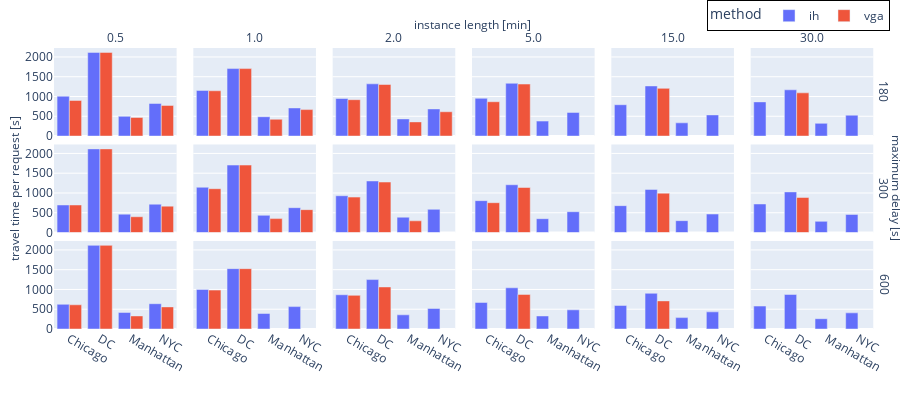

Here is the notebook cell this chart was saved with:
### Code cell
fig = plot_main_result(900, 400)

### Figure 1 — Plotly figure (JSON) as saved in the notebook; plotly's stock layout.template omitted (floating-point values rounded to 4 significant figures)
{"data": [{"alignmentgroup": "True", "hovertemplate": "method=ih<br>max_delay=180<br>duration_minutes=0.5<br>area=%{x}<br>cost_per_request=%{y}<extra></extra>", "legendgroup": "ih", "marker": {"color": "#636efa", "pattern": {"shape": ""}}, "name": "ih", "offsetgroup": "ih", "orientation": "v", "showlegend": true, "textposition": "auto", "x": ["Chicago", "DC", "Manhattan", "NYC"], "xaxis": "x13", "y": [1008.0, 2115.0, 498.4, 823.8], "yaxis": "y13", "type": "bar"}, {"alignmentgroup": "True", "hovertemplate": "method=ih<br>max_delay=180<br>duration_minutes=1.0<br>area=%{x}<br>cost_per_request=%{y}<extra></extra>", "legendgroup": "ih", "marker": {"color": "#636efa", "pattern": {"shape": ""}}, "name": "ih", "offsetgroup": "ih", "orientation": "v", "showlegend": false, "textposition": "auto", "x": ["Chicago", "DC", "Manhattan", "NYC"], "xaxis": "x14", "y": [1154.0, 1706.0, 488.8, 710.5], "yaxis": "y14", "type": "bar"}, {"alignmentgroup": "True", "hovertemplate": "method=ih<br>max_delay=180<br>duration_minutes=2.0<br>area=%{x}<br>cost_per_request=%{y}<extra></extra>", "legendgroup": "ih", "marker": {"color": "#636efa", "pattern": {"shape": ""}}, "name": "ih", "offsetgroup": "ih", "orientation": "v", "showlegend": false, "textposition": "auto", "x": ["Chicago", "DC", "Manhattan", "NYC"], "xaxis": "x15", "y": [949.3, 1320.0, 433.2, 685.8], "yaxis": "y15", "type": "bar"}, {"alignmentgroup": "True", "hovertemplate": "method=ih<br>max_delay=180<br>duration_minutes=5.0<br>area=%{x}<br>cost_per_request=%{y}<extra></extra>", "legendgroup": "ih", "marker": {"color": "#636efa", "pattern": {"shape": ""}}, "name": "ih", "offsetgroup": "ih", "orientation": "v", "showlegend": false, "textposition": "auto", "x": ["Chicago", "DC", "Manhattan", "NYC"], "xaxis": "x16", "y": [954.1, 1334.0, 378.5, 597.2], "yaxis": "y16", "type": "bar"}, {"alignmentgroup": "True", "hovertemplate": "method=ih<br>max_delay=180<br>duration_minutes=15.0<br>area=%{x}<br>cost_per_request=%{y}<extra></extra>", "legendgroup": "ih", "marker": {"color": "#636efa", "pattern": {"shape": ""}}, "name": "ih", "offsetgroup": "ih", "orientation": "v", "showlegend": false, "textposition": "auto", "x": ["Chicago", "DC", "Manhattan", "NYC"], "xaxis": "x17", "y": [792.0, 1267.0, 333.8, 534.2], "yaxis": "y17", "type": "bar"}, {"alignmentgroup": "True", "hovertemplate": "method=ih<br>max_delay=180<br>duration_minutes=30.0<br>area=%{x}<br>cost_per_request=%{y}<extra></extra>", "legendgroup": "ih", "marker": {"color": "#636efa", "pattern": {"shape": ""}}, "name": "ih", "offsetgroup": "ih", "orientation": "v", "showlegend": false, "textposition": "auto", "x": ["Chicago", "DC", "Manhattan", "NYC"], "xaxis": "x18", "y": [863.8, 1169.0, 320.5, 527.7], "yaxis": "y18", "type": "bar"}, {"alignmentgroup": "True", "hovertemplate": "method=ih<br>max_delay=300<br>duration_minutes=0.5<br>area=%{x}<br>cost_per_request=%{y}<extra></extra>", "legendgroup": "ih", "marker": {"color": "#636efa", "pattern": {"shape": ""}}, "name": "ih", "offsetgroup": "ih", "orientation": "v", "showlegend": false, "textposition": "auto", "x": ["Chicago", "DC", "Manhattan", "NYC"], "xaxis": "x7", "y": [696.0, 2115.0, 464.6, 716.5], "yaxis": "y7", "type": "bar"}, {"alignmentgroup": "True", "hovertemplate": "method=ih<br>max_delay=300<br>duration_minutes=1.0<br>area=%{x}<br>cost_per_request=%{y}<extra></extra>", "legendgroup": "ih", "marker": {"color": "#636efa", "pattern": {"shape": ""}}, "name": "ih", "offsetgroup": "ih", "orientation": "v", "showlegend": false, "textposition": "auto", "x": ["Chicago", "DC", "Manhattan", "NYC"], "xaxis": "x8", "y": [1145.0, 1706.0, 434.9, 628.2], "yaxis": "y8", "type": "bar"}, {"alignmentgroup": "True", "hovertemplate": "method=ih<br>max_delay=300<br>duration_minutes=2.0<br>area=%{x}<br>cost_per_request=%{y}<extra></extra>", "legendgroup": "ih", "marker": {"color": "#636efa", "pattern": {"shape": ""}}, "name": "ih", "offsetgroup": "ih", "orientation": "v", "showlegend": false, "textposition": "auto", "x": ["Chicago", "DC", "Manhattan", "NYC"], "xaxis": "x9", "y": [930.0, 1303.0, 387.1, 586.3], "yaxis": "y9", "type": "bar"}, {"alignmentgroup": "True", "hovertemplate": "method=ih<br>max_delay=300<br>duration_minutes=5.0<br>area=%{x}<br>cost_per_request=%{y}<extra></extra>", "legendgroup": "ih", "marker": {"color": "#636efa", "pattern": {"shape": ""}}, "name": "ih", "offsetgroup": "ih", "orientation": "v", "showlegend": false, "textposition": "auto", "x": ["Chicago", "DC", "Manhattan", "NYC"], "xaxis": "x10", "y": [805.7, 1208.0, 349.7, 526.0], "yaxis": "y10", "type": "bar"}, {"alignmentgroup": "True", "hovertemplate": "method=ih<br>max_delay=300<br>duration_minutes=15.0<br>area=%{x}<br>cost_per_request=%{y}<extra></extra>", "legendgroup": "ih", "marker": {"color": "#636efa", "pattern": {"shape": ""}}, "name": "ih", "offsetgroup": "ih", "orientation": "v", "showlegend": false, "textposition": "auto", "x": ["Chicago", "DC", "Manhattan", "NYC"], "xaxis": "x11", "y": [679.1, 1090.0, 299.8, 466.9], "yaxis": "y11", "type": "bar"}, {"alignmentgroup": "True", "hovertemplate": "method=ih<br>max_delay=300<br>duration_minutes=30.0<br>area=%{x}<br>cost_per_request=%{y}<extra></extra>", "legendgroup": "ih", "marker": {"color": "#636efa", "pattern": {"shape": ""}}, "name": "ih", "offsetgroup": "ih", "orientation": "v", "showlegend": false, "textposition": "auto", "x": ["Chicago", "DC", "Manhattan", "NYC"], "xaxis": "x12", "y": [721.2, 1027.0, 282.2, 456.5], "yaxis": "y12", "type": "bar"}, {"alignmentgroup": "True", "hovertemplate": "method=ih<br>max_delay=600<br>duration_minutes=0.5<br>area=%{x}<br>cost_per_request=%{y}<extra></extra>", "legendgroup": "ih", "marker": {"color": "#636efa", "pattern": {"shape": ""}}, "name": "ih", "offsetgroup": "ih", "orientation": "v", "showlegend": false, "textposition": "auto", "x": ["Chicago", "DC", "Manhattan", "NYC"], "xaxis": "x", "y": [624.0, 2115.0, 417.9, 639.4], "yaxis": "y", "type": "bar"}, {"alignmentgroup": "True", "hovertemplate": "method=ih<br>max_delay=600<br>duration_minutes=1.0<br>area=%{x}<br>cost_per_request=%{y}<extra></extra>", "legendgroup": "ih", "marker": {"color": "#636efa", "pattern": {"shape": ""}}, "name": "ih", "offsetgroup": "ih", "orientation": "v", "showlegend": false, "textposition": "auto", "x": ["Chicago", "DC", "Manhattan", "NYC"], "xaxis": "x2", "y": [1002.0, 1526.0, 392.1, 566.4], "yaxis": "y2", "type": "bar"}, {"alignmentgroup": "True", "hovertemplate": "method=ih<br>max_delay=600<br>duration_minutes=2.0<br>area=%{x}<br>cost_per_request=%{y}<extra></extra>", "legendgroup": "ih", "marker": {"color": "#636efa", "pattern": {"shape": ""}}, "name": "ih", "offsetgroup": "ih", "orientation": "v", "showlegend": false, "textposition": "auto", "x": ["Chicago", "DC", "Manhattan", "NYC"], "xaxis": "x3", "y": [865.7, 1250.0, 358.7, 519.1], "yaxis": "y3", "type": "bar"}, {"alignmentgroup": "True", "hovertemplate": "method=ih<br>max_delay=600<br>duration_minutes=5.0<br>area=%{x}<br>cost_per_request=%{y}<extra></extra>", "legendgroup": "ih", "marker": {"color": "#636efa", "pattern": {"shape": ""}}, "name": "ih", "offsetgroup": "ih", "orientation": "v", "showlegend": false, "textposition": "auto", "x": ["Chicago", "DC", "Manhattan", "NYC"], "xaxis": "x4", "y": [670.5, 1042.0, 329.5, 484.6], "yaxis": "y4", "type": "bar"}, {"alignmentgroup": "True", "hovertemplate": "method=ih<br>max_delay=600<br>duration_minutes=15.0<br>area=%{x}<br>cost_per_request=%{y}<extra></extra>", "legendgroup": "ih", "marker": {"color": "#636efa", "pattern": {"shape": ""}}, "name": "ih", "offsetgroup": "ih", "orientation": "v", "showlegend": false, "textposition": "auto", "x": ["Chicago", "DC", "Manhattan", "NYC"], "xaxis": "x5", "y": [595.4, 902.6, 287.7, 433.0], "yaxis": "y5", "type": "bar"}, {"alignmentgroup": "True", "hovertemplate": "method=ih<br>max_delay=600<br>duration_minutes=30.0<br>area=%{x}<br>cost_per_request=%{y}<extra></extra>", "legendgroup": "ih", "marker": {"color": "#636efa", "pattern": {"shape": ""}}, "name": "ih", "offsetgroup": "ih", "orientation": "v", "showlegend": false, "textposition": "auto", "x": ["Chicago", "DC", "Manhattan", "NYC"], "xaxis": "x6", "y": [580.0, 872.7, 260.2, 407.7], "yaxis": "y6", "type": "bar"}, {"alignmentgroup": "True", "hovertemplate": "method=vga<br>max_delay=180<br>duration_minutes=0.5<br>area=%{x}<br>cost_per_request=%{y}<extra></extra>", "legendgroup": "vga", "marker": {"color": "#EF553B", "pattern": {"shape": ""}}, "name": "vga", "offsetgroup": "vga", "orientation": "v", "showlegend": true, "textposition": "auto", "x": ["Chicago", "DC", "Manhattan", "NYC"], "xaxis": "x13", "y": [900.0, 2115.0, 469.7, 774.7], "yaxis": "y13", "type": "bar"}, {"alignmentgroup": "True", "hovertemplate": "method=vga<br>max_delay=180<br>duration_minutes=1.0<br>area=%{x}<br>cost_per_request=%{y}<extra></extra>", "legendgroup": "vga", "marker": {"color": "#EF553B", "pattern": {"shape": ""}}, "name": "vga", "offsetgroup": "vga", "orientation": "v", "showlegend": false, "textposition": "auto", "x": ["Chicago", "DC", "Manhattan", "NYC"], "xaxis": "x14", "y": [1145.0, 1706.0, 424.4, 668.9], "yaxis": "y14", "type": "bar"}, {"alignmentgroup": "True", "hovertemplate": "method=vga<br>max_delay=180<br>duration_minutes=2.0<br>area=%{x}<br>cost_per_request=%{y}<extra></extra>", "legendgroup": "vga", "marker": {"color": "#EF553B", "pattern": {"shape": ""}}, "name": "vga", "offsetgroup": "vga", "orientation": "v", "showlegend": false, "textposition": "auto", "x": ["Chicago", "DC", "Manhattan", "NYC"], "xaxis": "x15", "y": [919.3, 1303.0, 357.6, 614.1], "yaxis": "y15", "type": "bar"}, {"alignmentgroup": "True", "hovertemplate": "method=vga<br>max_delay=180<br>duration_minutes=5.0<br>area=%{x}<br>cost_per_request=%{y}<extra></extra>", "legendgroup": "vga", "marker": {"color": "#EF553B", "pattern": {"shape": ""}}, "name": "vga", "offsetgroup": "vga", "orientation": "v", "showlegend": false, "textposition": "auto", "x": ["Chicago", "DC"], "xaxis": "x16", "y": [867.7, 1314.0], "yaxis": "y16", "type": "bar"}, {"alignmentgroup": "True", "hovertemplate": "method=vga<br>max_delay=180<br>duration_minutes=15.0<br>area=%{x}<br>cost_per_request=%{y}<extra></extra>", "legendgroup": "vga", "marker": {"color": "#EF553B", "pattern": {"shape": ""}}, "name": "vga", "offsetgroup": "vga", "orientation": "v", "showlegend": false, "textposition": "auto", "x": ["DC"], "xaxis": "x17", "y": [1206.0], "yaxis": "y17", "type": "bar"}, {"alignmentgroup": "True", "hovertemplate": "method=vga<br>max_delay=180<br>duration_minutes=30.0<br>area=%{x}<br>cost_per_request=%{y}<extra></extra>", "legendgroup": "vga", "marker": {"color": "#EF553B", "pattern": {"shape": ""}}, "name": "vga", "offsetgroup": "vga", "orientation": "v", "showlegend": false, "textposition": "auto", "x": ["DC"], "xaxis": "x18", "y": [1092.0], "yaxis": "y18", "type": "bar"}, {"alignmentgroup": "True", "hovertemplate": "method=vga<br>max_delay=300<br>duration_minutes=0.5<br>area=%{x}<br>cost_per_request=%{y}<extra></extra>", "legendgroup": "vga", "marker": {"color": "#EF553B", "pattern": {"shape": ""}}, "name": "vga", "offsetgroup": "vga", "orientation": "v", "showlegend": false, "textposition": "auto", "x": ["Chicago", "DC", "Manhattan", "NYC"], "xaxis": "x7", "y": [696.0, 2115.0, 398.6, 667.1], "yaxis": "y7", "type": "bar"}, {"alignmentgroup": "True", "hovertemplate": "method=vga<br>max_delay=300<br>duration_minutes=1.0<br>area=%{x}<br>cost_per_request=%{y}<extra></extra>", "legendgroup": "vga", "marker": {"color": "#EF553B", "pattern": {"shape": ""}}, "name": "vga", "offsetgroup": "vga", "orientation": "v", "showlegend": false, "textposition": "auto", "x": ["Chicago", "DC", "Manhattan", "NYC"], "xaxis": "x8", "y": [1108.0, 1706.0, 352.0, 578.5], "yaxis": "y8", "type": "bar"}, {"alignmentgroup": "True", "hovertemplate": "method=vga<br>max_delay=300<br>duration_minutes=2.0<br>area=%{x}<br>cost_per_request=%{y}<extra></extra>", "legendgroup": "vga", "marker": {"color": "#EF553B", "pattern": {"shape": ""}}, "name": "vga", "offsetgroup": "vga", "orientation": "v", "showlegend": false, "textposition": "auto", "x": ["Chicago", "DC", "Manhattan"], "xaxis": "x9", "y": [895.7, 1277.0, 296.1], "yaxis": "y9", "type": "bar"}, {"alignmentgroup": "True", "hovertemplate": "method=vga<br>max_delay=300<br>duration_minutes=5.0<br>area=%{x}<br>cost_per_request=%{y}<extra></extra>", "legendgroup": "vga", "marker": {"color": "#EF553B", "pattern": {"shape": ""}}, "name": "vga", "offsetgroup": "vga", "orientation": "v", "showlegend": false, "textposition": "auto", "x": ["Chicago", "DC"], "xaxis": "x10", "y": [754.3, 1139.0], "yaxis": "y10", "type": "bar"}, {"alignmentgroup": "True", "hovertemplate": "method=vga<br>max_delay=300<br>duration_minutes=15.0<br>area=%{x}<br>cost_per_request=%{y}<extra></extra>", "legendgroup": "vga", "marker": {"color": "#EF553B", "pattern": {"shape": ""}}, "name": "vga", "offsetgroup": "vga", "orientation": "v", "showlegend": false, "textposition": "auto", "x": ["DC"], "xaxis": "x11", "y": [995.0], "yaxis": "y11", "type": "bar"}, {"alignmentgroup": "True", "hovertemplate": "method=vga<br>max_delay=300<br>duration_minutes=30.0<br>area=%{x}<br>cost_per_request=%{y}<extra></extra>", "legendgroup": "vga", "marker": {"color": "#EF553B", "pattern": {"shape": ""}}, "name": "vga", "offsetgroup": "vga", "orientation": "v", "showlegend": false, "textposition": "auto", "x": ["DC"], "xaxis": "x12", "y": [885.5], "yaxis": "y12", "type": "bar"}, {"alignmentgroup": "True", "hovertemplate": "method=vga<br>max_delay=600<br>duration_minutes=0.5<br>area=%{x}<br>cost_per_request=%{y}<extra></extra>", "legendgroup": "vga", "marker": {"color": "#EF553B", "pattern": {"shape": ""}}, "name": "vga", "offsetgroup": "vga", "orientation": "v", "showlegend": false, "textposition": "auto", "x": ["Chicago", "DC", "Manhattan", "NYC"], "xaxis": "x", "y": [612.0, 2115.0, 330.4, 559.0], "yaxis": "y", "type": "bar"}, {"alignmentgroup": "True", "hovertemplate": "method=vga<br>max_delay=600<br>duration_minutes=1.0<br>area=%{x}<br>cost_per_request=%{y}<extra></extra>", "legendgroup": "vga", "marker": {"color": "#EF553B", "pattern": {"shape": ""}}, "name": "vga", "offsetgroup": "vga", "orientation": "v", "showlegend": false, "textposition": "auto", "x": ["Chicago", "DC"], "xaxis": "x2", "y": [983.1, 1526.0], "yaxis": "y2", "type": "bar"}, {"alignmentgroup": "True", "hovertemplate": "method=vga<br>max_delay=600<br>duration_minutes=2.0<br>area=%{x}<br>cost_per_request=%{y}<extra></extra>", "legendgroup": "vga", "marker": {"color": "#EF553B", "pattern": {"shape": ""}}, "name": "vga", "offsetgroup": "vga", "orientation": "v", "showlegend": false, "textposition": "auto", "x": ["Chicago", "DC"], "xaxis": "x3", "y": [850.7, 1063.0], "yaxis": "y3", "type": "bar"}, {"alignmentgroup": "True", "hovertemplate": "method=vga<br>max_delay=600<br>duration_minutes=5.0<br>area=%{x}<br>cost_per_request=%{y}<extra></extra>", "legendgroup": "vga", "marker": {"color": "#EF553B", "pattern": {"shape": ""}}, "name": "vga", "offsetgroup": "vga", "orientation": "v", "showlegend": false, "textposition": "auto", "x": ["DC"], "xaxis": "x4", "y": [874.4], "yaxis": "y4", "type": "bar"}, {"alignmentgroup": "True", "hovertemplate": "method=vga<br>max_delay=600<br>duration_minutes=15.0<br>area=%{x}<br>cost_per_request=%{y}<extra></extra>", "legendgroup": "vga", "marker": {"color": "#EF553B", "pattern": {"shape": ""}}, "name": "vga", "offsetgroup": "vga", "orientation": "v", "showlegend": false, "textposition": "auto", "x": ["DC"], "xaxis": "x5", "y": [710.4], "yaxis": "y5", "type": "bar"}], "layout": {"xaxis": {"anchor": "y", "domain": [0.0, 0.1467], "title": {"text": ""}}, "yaxis": {"anchor": "x", "domain": [0.0, 0.3133], "title": {"text": ""}}, "xaxis2": {"anchor": "y2", "domain": [0.1667, 0.3133], "matches": "x", "title": {"text": ""}}, "yaxis2": {"anchor": "x2", "domain": [0.0, 0.3133], "matches": "y", "showticklabels": false, "title": {"text": ""}}, "xaxis3": {"anchor": "y3", "domain": [0.3333, 0.48], "matches": "x", "title": {"text": ""}}, "yaxis3": {"anchor": "x3", "domain": [0.0, 0.3133], "matches": "y", "showticklabels": false, "title": {"text": ""}}, "xaxis4": {"anchor": "y4", "domain": [0.5, 0.6467], "matches": "x", "title": {"text": ""}}, "yaxis4": {"anchor": "x4", "domain": [0.0, 0.3133], "matches": "y", "showticklabels": false, "title": {"text": ""}}, "xaxis5": {"anchor": "y5", "domain": [0.6667, 0.8133], "matches": "x", "title": {"text": ""}}, "yaxis5": {"anchor": "x5", "domain": [0.0, 0.3133], "matches": "y", "showticklabels": false, "title": {"text": ""}}, "xaxis6": {"anchor": "y6", "domain": [0.8333, 0.98], "matches": "x", "title": {"text": ""}}, "yaxis6": {"anchor": "x6", "domain": [0.0, 0.3133], "matches": "y", "showticklabels": false, "title": {"text": ""}}, "xaxis7": {"anchor": "y7", "domain": [0.0, 0.1467], "matches": "x", "showticklabels": false, "title": {"text": ""}}, "yaxis7": {"anchor": "x7", "domain": [0.3433, 0.6567], "matches": "y", "title": {"text": ""}}, "xaxis8": {"anchor": "y8", "domain": [0.1667, 0.3133], "matches": "x", "showticklabels": false, "title": {"text": ""}}, "yaxis8": {"anchor": "x8", "domain": [0.3433, 0.6567], "matches": "y", "showticklabels": false, "title": {"text": ""}}, "xaxis9": {"anchor": "y9", "domain": [0.3333, 0.48], "matches": "x", "showticklabels": false, "title": {"text": ""}}, "yaxis9": {"anchor": "x9", "domain": [0.3433, 0.6567], "matches": "y", "showticklabels": false, "title": {"text": ""}}, "xaxis10": {"anchor": "y10", "domain": [0.5, 0.6467], "matches": "x", "showticklabels": false, "title": {"text": ""}}, "yaxis10": {"anchor": "x10", "domain": [0.3433, 0.6567], "matches": "y", "showticklabels": false, "title": {"text": ""}}, "xaxis11": {"anchor": "y11", "domain": [0.6667, 0.8133], "matches": "x", "showticklabels": false, "title": {"text": ""}}, "yaxis11": {"anchor": "x11", "domain": [0.3433, 0.6567], "matches": "y", "showticklabels": false, "title": {"text": ""}}, "xaxis12": {"anchor": "y12", "domain": [0.8333, 0.98], "matches": "x", "showticklabels": false, "title": {"text": ""}}, "yaxis12": {"anchor": "x12", "domain": [0.3433, 0.6567], "matches": "y", "showticklabels": false, "title": {"text": ""}}, "xaxis13": {"anchor": "y13", "domain": [0.0, 0.1467], "matches": "x", "showticklabels": false, "title": {"text": ""}}, "yaxis13": {"anchor": "x13", "domain": [0.6867, 1.0], "matches": "y", "title": {"text": ""}}, "xaxis14": {"anchor": "y14", "domain": [0.1667, 0.3133], "matches": "x", "showticklabels": false, "title": {"text": ""}}, "yaxis14": {"anchor": "x14", "domain": [0.6867, 1.0], "matches": "y", "showticklabels": false, "title": {"text": ""}}, "xaxis15": {"anchor": "y15", "domain": [0.3333, 0.48], "matches": "x", "showticklabels": false, "title": {"text": ""}}, "yaxis15": {"anchor": "x15", "domain": [0.6867, 1.0], "matches": "y", "showticklabels": false, "title": {"text": ""}}, "xaxis16": {"anchor": "y16", "domain": [0.5, 0.6467], "matches": "x", "showticklabels": false, "title": {"text": ""}}, "yaxis16": {"anchor": "x16", "domain": [0.6867, 1.0], "matches": "y", "showticklabels": false, "title": {"text": ""}}, "xaxis17": {"anchor": "y17", "domain": [0.6667, 0.8133], "matches": "x", "showticklabels": false, "title": {"text": ""}}, "yaxis17": {"anchor": "x17", "domain": [0.6867, 1.0], "matches": "y", "showticklabels": false, "title": {"text": ""}}, "xaxis18": {"anchor": "y18", "domain": [0.8333, 0.98], "matches": "x", "showticklabels": false, "title": {"text": ""}}, "yaxis18": {"anchor": "x18", "domain": [0.6867, 1.0], "matches": "y", "showticklabels": false, "title": {"text": ""}}, "annotations": [{"showarrow": false, "text": "0.5", "x": 0.07333, "xanchor": "center", "xref": "paper", "y": 1.0, "yanchor": "bottom", "yref": "paper"}, {"showarrow": false, "text": "1.0", "x": 0.24, "xanchor": "center", "xref": "paper", "y": 1.0, "yanchor": "bottom", "yref": "paper"}, {"showarrow": false, "text": "2.0", "x": 0.4067, "xanchor": "center", "xref": "paper", "y": 1.0, "yanchor": "bottom", "yref": "paper"}, {"showarrow": false, "text": "5.0", "x": 0.5733, "xanchor": "center", "xref": "paper", "y": 1.0, "yanchor": "bottom", "yref": "paper"}, {"showarrow": false, "text": "15.0", "x": 0.74, "xanchor": "center", "xref": "paper", "y": 1.0, "yanchor": "bottom", "yref": "paper"}, {"showarrow": false, "text": "30.0", "x": 0.9067, "xanchor": "center", "xref": "paper", "y": 1.0, "yanchor": "bottom", "yref": "paper"}, {"showarrow": false, "text": "600", "textangle": 90, "x": 0.98, "xanchor": "left", "xref": "paper", "y": 0.1567, "yanchor": "middle", "yref": "paper"}, {"showarrow": false, "text": "300", "textangle": 90, "x": 0.98, "xanchor": "left", "xref": "paper", "y": 0.5, "yanchor": "middle", "yref": "paper"}, {"showarrow": false, "text": "180", "textangle": 90, "x": 0.98, "xanchor": "left", "xref": "paper", "y": 0.8433, "yanchor": "middle", "yref": "paper"}, {"showarrow": false, "text": "travel time per request [s]", "textangle": -90, "x": -0.06, "xref": "paper", "y": 0.5, "yref": "paper"}, {"showarrow": false, "text": "instance length [min]", "x": 0.5, "xref": "paper", "y": 1.12, "yref": "paper"}, {"showarrow": false, "text": "maximum delay [s]", "textangle": 90, "x": 1.02, "xref": "paper", "y": 0.5, "yref": "paper"}], "legend": {"title": {"text": "method"}, "tracegroupgap": 0, "orientation": "h", "yanchor": "bottom", "y": 1.06, "xanchor": "right", "x": 1, "bordercolor": "Black", "borderwidth": 1}, "margin": {"t": 0, "l": 0, "r": 0, "b": 0, "pad": 0}, "barmode": "group", "height": 400, "width": 900}}
